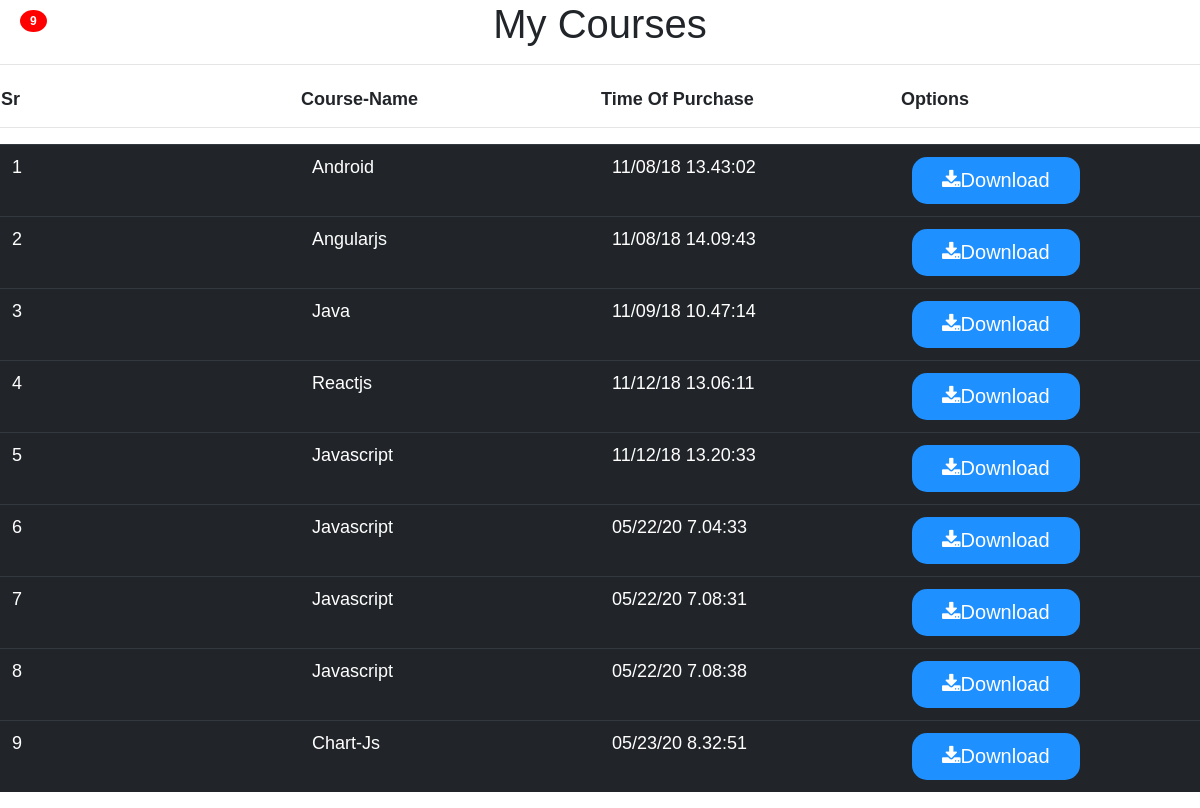
Screenshot of /userpayment.php (signed in) with the database file from the repository.
### tables this page shows
CREATE TABLE `paymenttable` (
  `fname` varchar(10) NOT NULL,
  `password` varchar(10) NOT NULL,
  `cred` varchar(30) NOT NULL,
  `coursename` varchar(100) NOT NULL,
  `time` varchar(100) NOT NULL
);

### userpayment.php (the view, shortened to what this page needs)
<link rel="stylesheet" href="https://stackpath.bootstrapcdn.com/bootstrap/4.1.3/css/bootstrap.min.css">
<link rel="stylesheet" href="https://cdnjs.cloudflare.com/ajax/libs/font-awesome/4.7.0/css/font-awesome.min.css">
<center><h1>My Courses </h1></center><hr>
<?php
if($_SERVER['REQUEST_METHOD']=="GET"){
$localhost = "localhost";
$usernamew = "root";
$passwordw = "";
$db = "expdb";
$conn = mysqli_connect($localhost,$usernamew,$passwordw,$db);
if(!$conn){
echo "Connection error";
}
else{
$fname=$_SESSION["username"];
$result=mysqli_query($conn,"select * from paymenttable where fname='$fname'")
				or die("FAILED!!".mysql_error());
	        $i=0;
echo "<table class='cont-head'>";
echo "<tr >";
echo "<td>Sr</td><td>Course-Name</td><td>Time of Purchase</td><td>Options</td>";
echo "</tr>";
echo "</table><hr>";
echo "<table class='cont table table-hover table-dark'>";
if (mysqli_num_rows($result) > 0) {
while($row = mysqli_fetch_assoc($result)){
    $i++;
    echo "<tr>";
     echo  "<td>".$i."</td> <td>".$row['coursename']."</td><td>".$row['time']."</td><td>
     <button class='dwnldbtn'><a  download='courses/".$row['coursename'].".pdf' href='courses/".$row['coursename'].".pdf'><i class='fa fa-download'></i>Download</a></td></button>";
    echo "</tr>";
}
echo "</table>";
echo "<span class='badge'>$i</span>";
}
else{
echo "<table  class='cont table table-hover table-dark'><tr><td style='text-align:center;'>Yet to Buy a Course</td></tr></table>";
}
}
}
?>

### userpayment.php (style rules this page uses)
.cont { width:100%; }
.cont-head { width:100%; font-weight: bolder; }
td { width:15%; font-size: 18px; text-transform: capitalize; padding-top: 8px; }
.badge { position: absolute; top: 10px; left:20px; padding: 5px 10px; border-radius: 50%; background-color: red; color: white; }
.dwnldbtn { background-color: DodgerBlue; border: none; color: white; padding: 12px 30px; cursor: pointer; font-size: 20px; border-radius: 15px; }
a,a:hover { color:white; text-decoration: none; }

### rows the page displays
paymenttable: coursename "Android", time "11/08/18 13.43:02"
paymenttable: coursename "Angularjs", time "11/08/18 14.09:43"
paymenttable: coursename "Java", time "11/09/18 10.47:14"
paymenttable: coursename "Reactjs", time "11/12/18 13.06:11"
paymenttable: coursename "Javascript", time "11/12/18 13.20:33"
paymenttable: coursename "Javascript", time "05/22/20 7.04:33"
paymenttable: coursename "Javascript", time "05/22/20 7.08:31"
paymenttable: coursename "Javascript", time "05/22/20 7.08:38"
paymenttable: coursename "Chart-Js", time "05/23/20 8.32:51"

### other values shown
$i "9"
